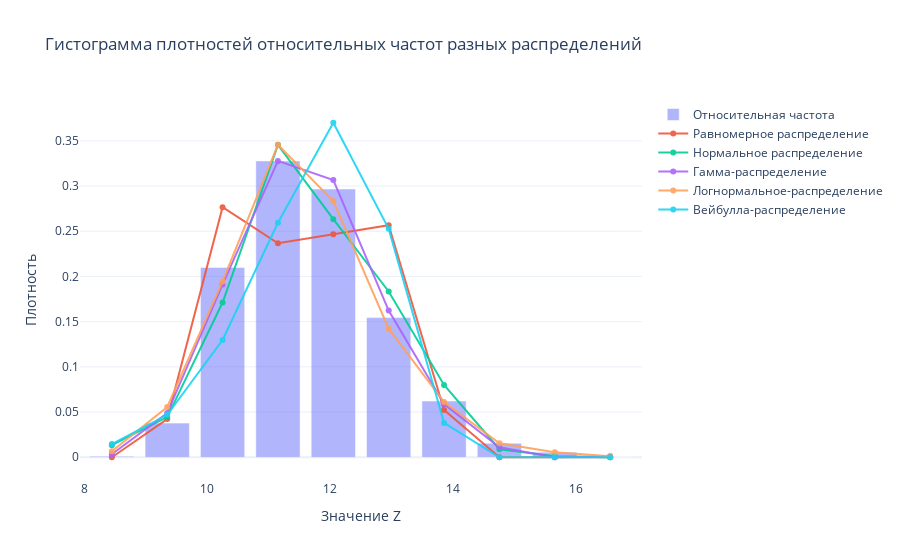

Notebook code cell kept with this figure:
### Code cell
# Гистограмма плотностей относительных частот разных распределений
fig = go.Figure()
fig.add_trace(
    go.Bar(x=raspred_df_stats['Середины интервалов'],
           y=raspred_df_stats['Плотность относительной частоты'],
           opacity=0.5, name='Относительная частота',
          )
)
fig.add_trace(
    go.Scatter(x=raspred_df_stats['Середины интервалов'],
           y=raspred_df_stats['Плотность равномерного распределения'],
           opacity=0.9, name='Равномерное распределение',
          )
)
fig.add_trace(
    go.Scatter(x=raspred_df_stats['Середины интервалов'],
           y=raspred_df_stats['Плотность нормального распределения'],
           opacity=0.9, name='Нормальное распределение',
          )
)
fig.add_trace(
    go.Scatter(x=raspred_df_stats['Середины интервалов'],
           y=raspred_df_stats['Плотность гамма-распределения'],
           opacity=0.9, name='Гамма-распределение',
          )
)
fig.add_trace(
    go.Scatter(x=raspred_df_stats['Середины интервалов'],
           y=raspred_df_stats['Плотность логнормального распределения'],
           opacity=0.9, name='Логнормальное-распределение',
          )
)
fig.add_trace(
    go.Scatter(x=raspred_df_stats['Середины интервалов'],
           y=raspred_df_stats['Плотность распределения вейбулла'],
           opacity=0.9, name='Вейбулла-распределение',
          )
)
fig.update_layout(
    title="Гистограмма плотностей относительных частот разных распределений",
    xaxis_title="Значение Z",
    yaxis_title="Плотность",
    template="plotly_white"
)
fig.show()

### Figure 1 — Plotly figure (JSON) as saved in the notebook; plotly's stock layout.template omitted (floating-point values rounded to 4 significant figures)
{"data": [{"name": "Относительная частота", "opacity": 0.5, "type": "bar", "x": [8.45, 9.35, 10.25, 11.15, 12.05, 12.95, 13.85, 14.75, 15.65, 16.55], "y": [0.001111, 0.03778, 0.21, 0.3278, 0.2967, 0.1544, 0.06222, 0.01556, 0.005556, 0.0]}, {"name": "Равномерное распределение", "opacity": 0.9, "type": "scatter", "x": [8.45, 9.35, 10.25, 11.15, 12.05, 12.95, 13.85, 14.75, 15.65, 16.55], "y": [0.0, 0.04222, 0.2767, 0.2367, 0.2467, 0.2567, 0.05222, 0.0, 0.0, 0.0]}, {"name": "Нормальное распределение", "opacity": 0.9, "type": "scatter", "x": [8.45, 9.35, 10.25, 11.15, 12.05, 12.95, 13.85, 14.75, 15.65, 16.55], "y": [0.01333, 0.04444, 0.1711, 0.3456, 0.2633, 0.1833, 0.08, 0.008889, 0.001111, 0.0]}, {"name": "Гамма-распределение", "opacity": 0.9, "type": "scatter", "x": [8.45, 9.35, 10.25, 11.15, 12.05, 12.95, 13.85, 14.75, 15.65, 16.55], "y": [0.003333, 0.04889, 0.1911, 0.3278, 0.3067, 0.1622, 0.05889, 0.01111, 0.0, 0.001111]}, {"name": "Логнормальное-распределение", "opacity": 0.9, "type": "scatter", "x": [8.45, 9.35, 10.25, 11.15, 12.05, 12.95, 13.85, 14.75, 15.65, 16.55], "y": [0.006667, 0.05556, 0.1944, 0.3456, 0.2833, 0.1422, 0.06111, 0.01556, 0.005556, 0.001111]}, {"name": "Вейбулла-распределение", "opacity": 0.9, "type": "scatter", "x": [8.45, 9.35, 10.25, 11.15, 12.05, 12.95, 13.85, 14.75, 15.65, 16.55], "y": [0.01453, 0.04695, 0.1297, 0.2593, 0.37, 0.2526, 0.03801, 0.0, 0.0, 0.0]}], "layout": {"title": {"text": "Гистограмма плотностей относительных частот разных распределений"}, "xaxis": {"title": {"text": "Значение Z"}}, "yaxis": {"title": {"text": "Плотность"}}}}
